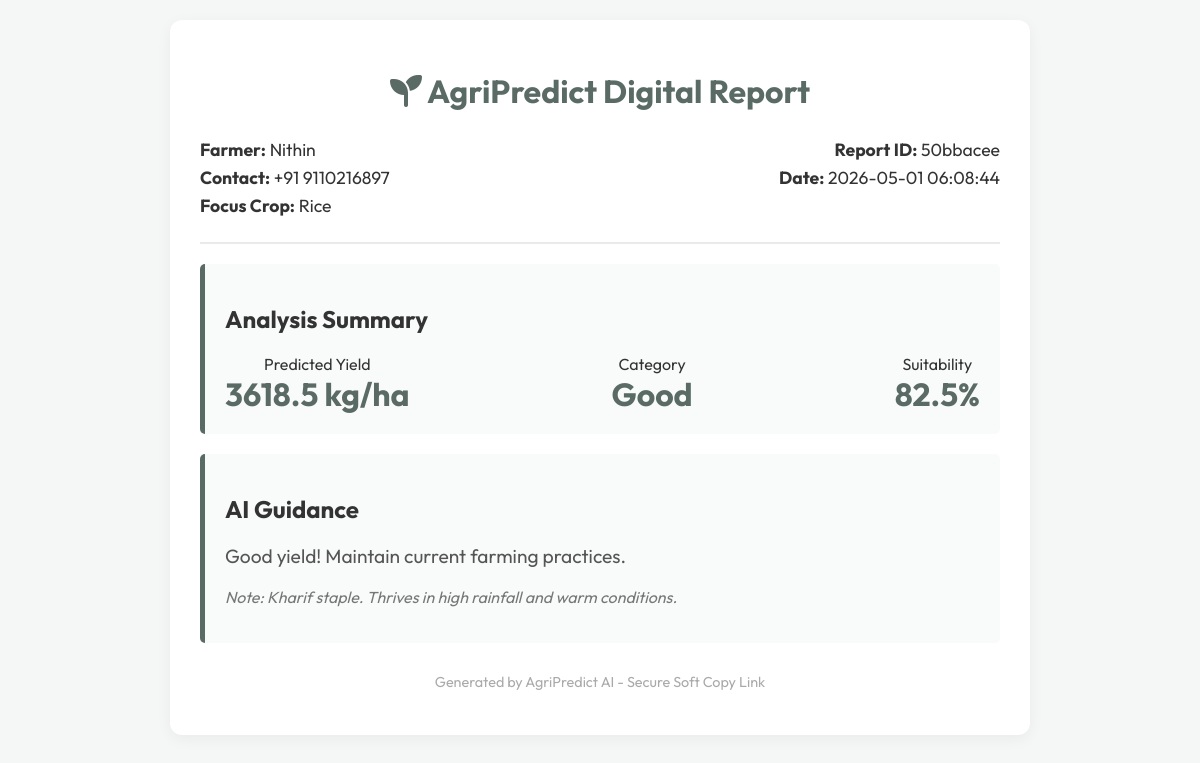
Page /report/50bbacee-b8a1-46a1-a8f3-cba4be4b0f08 on the committed database.
### tables this page shows
CREATE TABLE reports 
                 (id TEXT PRIMARY KEY, farmer_name TEXT, contact TEXT, data TEXT, created_at TIMESTAMP DEFAULT CURRENT_TIMESTAMP);

### web_app.py (the view)
@app.route("/report/<report_id>")
def view_report(report_id):
    conn = sqlite3.connect(DB_PATH)
    c = conn.cursor()
    c.execute("SELECT farmer_name, contact, data, created_at FROM reports WHERE id=?", (report_id,))
    row = c.fetchone()
    conn.close()
    if not row:
        return "Report not found", 404
    farmer_name, contact, data_str, created_at = row
    report_data = json.loads(data_str)
    return render_template("report_view.html",
                           report_id=report_id,
                           farmer_name=farmer_name,
                           contact=contact,
                           data=report_data,
                           created_at=created_at)

### templates/report_view.html (shortened to what this page needs)
<!DOCTYPE html>
<html lang="en">
<head>
    <link rel="stylesheet" href="https://cdnjs.cloudflare.com/ajax/libs/font-awesome/6.4.0/css/all.min.css">
</head>
<body>
    <div class="container">
        <h1><i class="fa-solid fa-seedling"></i> AgriPredict Digital Report</h1>
        <div class="header">
            <div class="info">
                <p><strong>Farmer:</strong> {{ farmer_name }}</p>
                <p><strong>Contact:</strong> {{ contact }}</p>
                <p><strong>Focus Crop:</strong> {{ data.focus_crop }}</p>
            </div>
            <div class="info" style="text-align: right;">
                <p><strong>Report ID:</strong> {{ report_id[:8] }}</p>
                <p><strong>Date:</strong> {{ created_at }}</p>
            </div>
        </div>
        <div class="result-box">
            <h2>Analysis Summary</h2>
            <div class="kpi">
                <div class="kpi-item">
                    <div>Predicted Yield</div>
                    <div class="kpi-value">{{ data.base_yield }} kg/ha</div>
                </div>
                <div class="kpi-item">
                    <div>Category</div>
                    <div class="kpi-value">{{ data.category }}</div>
                </div>
                <div class="kpi-item">
                    <div>Suitability</div>
                    <div class="kpi-value">{{ data.focus_suitability }}%</div>
                </div>
            </div>
        </div>
        <div class="result-box">
            <h2>AI Guidance</h2>
            <p class="advice">{{ data.advice }}</p>
            {% if data.focus_note %}
            <p style="font-style: italic; color: #777;">Note: {{ data.focus_note }}</p>
            {% endif %}
        </div>
        <div class="footer">
            <p>Generated by AgriPredict AI - Secure Soft Copy Link</p>
        </div>
    </div>
</body>
</html>

### templates/report_view.html (style rules this page uses)
body { font-family: 'Outfit', sans-serif; background: #f4f7f6; color: #333; margin: 0; padding: 20px; }
.container { max-width: 800px; margin: 0 auto; background: #fff; padding: 30px; border-radius: 12px; box-shadow: 0 4px 15px rgba(0,0,0,0.05); }
h1 { color: #5a6a65; text-align: center; }
.header { display: flex; justify-content: space-between; border-bottom: 2px solid #eaeaea; padding-bottom: 20px; margin-bottom: 20px; }
.info p { margin: 5px 0; font-size: 1.1rem; }
.result-box { background: #f9fbfb; padding: 20px; border-left: 5px solid #5a6a65; margin-bottom: 20px; border-radius: 5px; }
.kpi { display: flex; justify-content: space-between; }
.kpi-item { text-align: center; }
.kpi-value { font-size: 2rem; font-weight: bold; color: #5a6a65; }
.advice { font-size: 1.2rem; color: #555; }
.footer { text-align: center; font-size: 0.9rem; color: #aaa; margin-top: 30px; }

### rows in the picture
reports: farmer_name "Nithin", contact "+91 9110216897", created_at "2026-05-01 06:08:44"

### other values in the picture
{{ data.focus_crop }} "Rice"
{{ report_id[:8] }} "50bbacee"
{{ data.base_yield }} "3618.5"
{{ data.category }} "Good"
{{ data.focus_suitability }} "82.5"
{{ data.advice }} "Good yield! Maintain current farming practices."
{{ data.focus_note }} "Kharif staple. Thrives in high rainfall and warm conditions."
